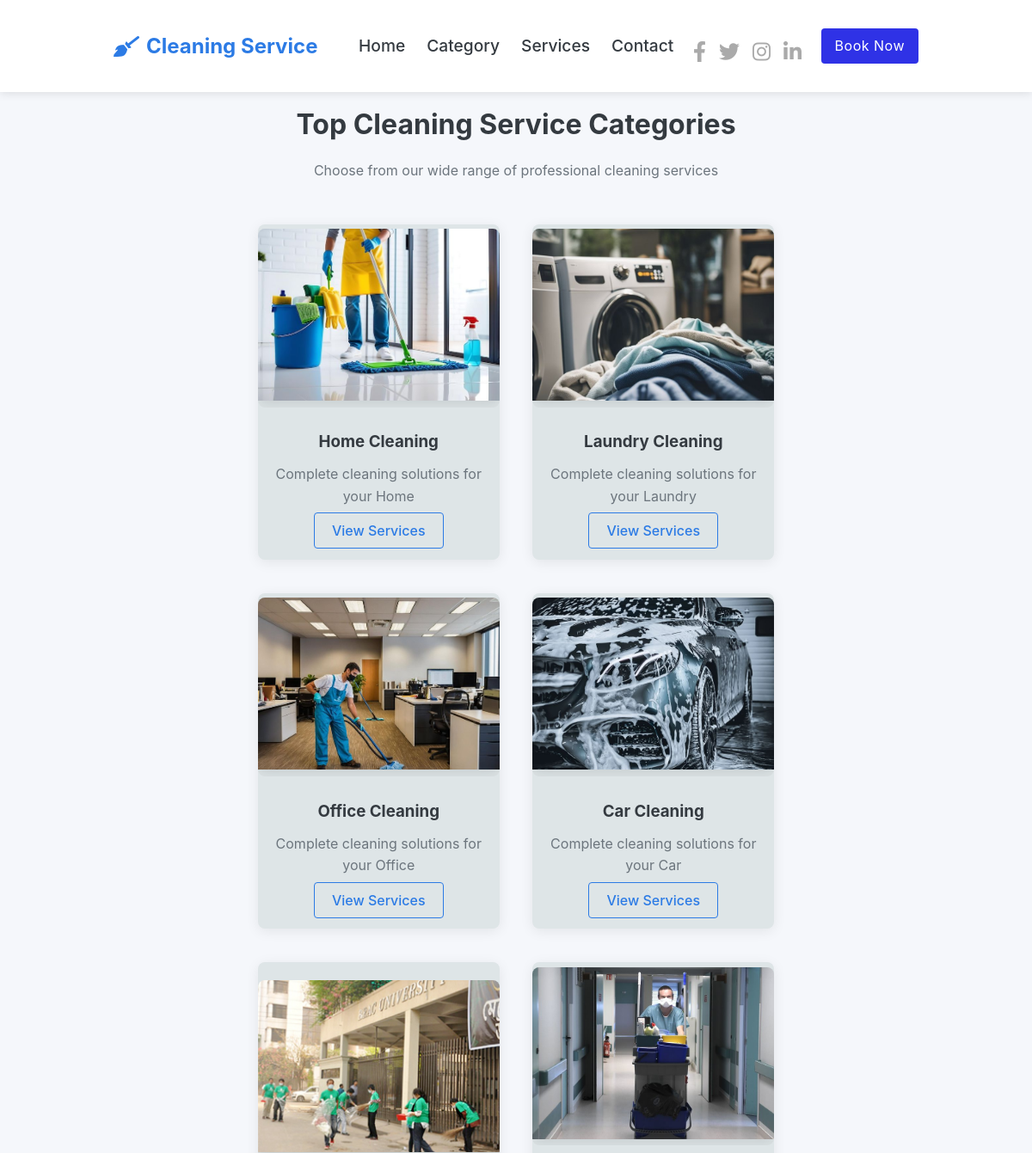
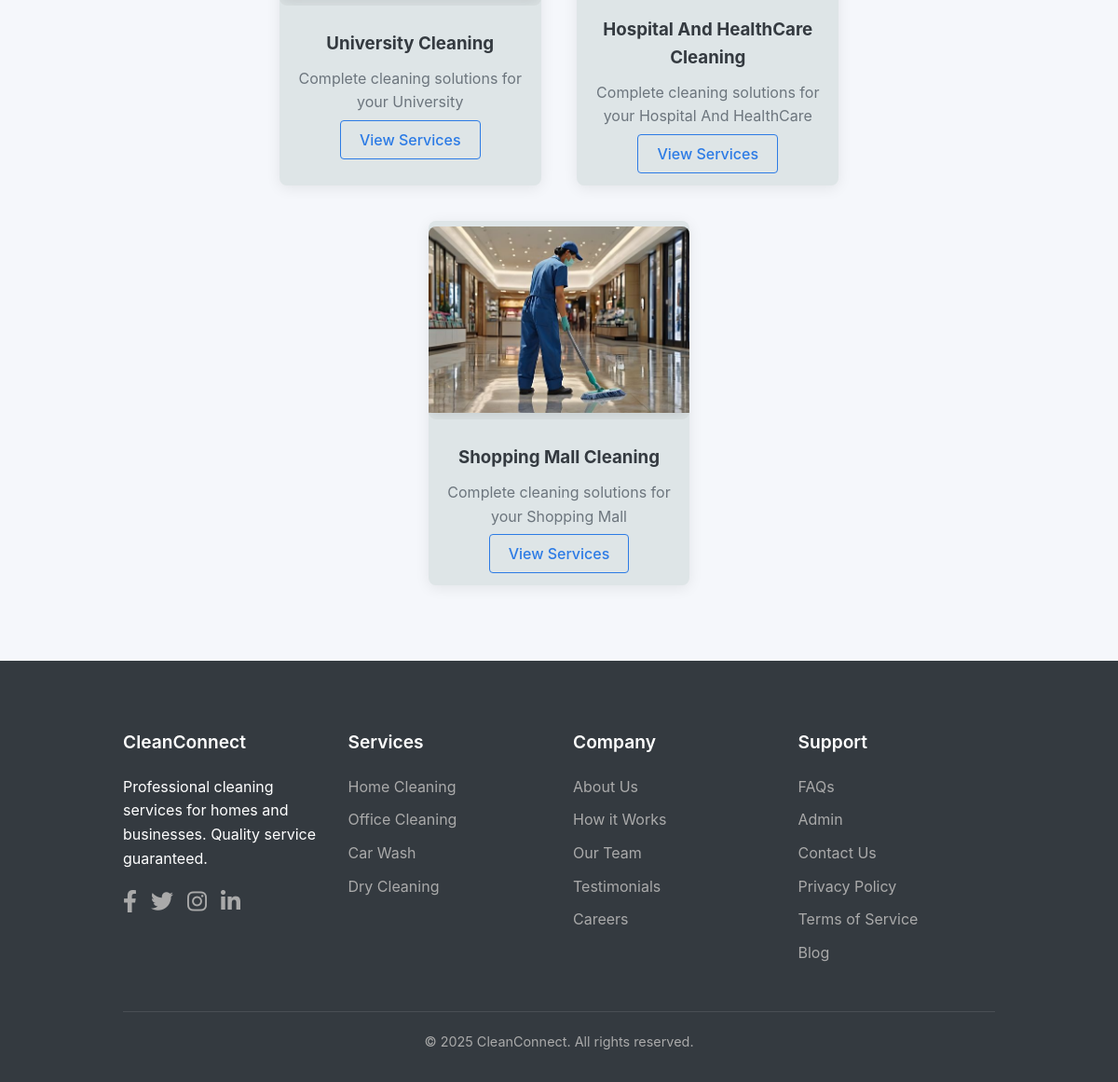
The app's page /category.php with its own data (2 pictures, top to bottom).
### tables this page shows
CREATE TABLE `category` (
  `Id` int(10) NOT NULL,
  `Title` varchar(100) NOT NULL,
  `Image_Name` varchar(255) NOT NULL,
  `Active` varchar(10) NOT NULL
);

### category.php (the view, shortened to what this page needs)
<?php include('partial-front/header.php'); ?>
<section class="container">
      <div class="section-title">
        <h2>Top Cleaning Service Categories</h2>
        <p>Choose from our wide range of professional cleaning services</p>
      </div>
      <div class="categories">
        <?php
          $sql = "SELECT * FROM category WHERE Active = 'Yes'";
          $res=mysqli_query($conn,$sql);
          $count=mysqli_num_rows($res);
          if ($count>0){
            while($rows=mysqli_fetch_assoc($res)){
              $title = $rows['Title'];
              $image_name = $rows['Image_Name'];
              ?>
              <div class="category-card">
              <div class="box-4 float-container">
                <?php
                  if($image_name != ""){
                    ?>
                    <img src="images/category/<?php echo $image_name; ?>" alt="<?php echo $title; ?> Cleaning" class="category-img">
                  <?php
                  } else{
                    echo "No image";
                  }
                ?>
              </div>
              <div class="category-content">
                <h3><?php echo $title; ?> Cleaning</h3>
                <p>Complete cleaning solutions for your <?php echo $title; ?></p>
                <a href="category-services.php?category_title=<?php echo $title; ?>" class="btn btn-outline">View Services</a>
              </div>
          </div>
          <?php
            }
          }
        ?>
      </div>
    </section>
<?php include('partial-front/footer.php'); ?>

### css/styles.css (style rules this page uses)
:root { --primary: #2c7be5; --primary-dark: #1a68d1; --secondary: #6c757d; --light: #f8f9fa; --dark: #343a40; --success: #00d97e; --danger: #e63757; --warning: #f6c343; --info: #39afd1; }
* { margin: 0; padding: 0; box-sizing: border-box; font-family: "Segoe UI", Tahoma, Geneva, Verdana, sans-serif; }
body { background-color: #f5f7fb; color: #333; line-height: 1.6; }
.container { width: 80%; margin: 0 auto; padding: 1%; }
.btn { padding: 10px 20px; border-radius: 4px; font-weight: 500; text-decoration: none; cursor: pointer; transition: all 0.3s; border: none; }
.btn-outline { background-color: transparent; border: 1px solid var(--primary); color: var(--primary); }
.section-title { text-align: center; margin-bottom: 40px; }
.section-title h2 { font-size: 2rem; color: var(--dark); margin-bottom: 15px; }
.section-title p { color: var(--secondary); max-width: 600px; margin: 0 auto; }
.categories { display: flex; flex-wrap: wrap; justify-content: center; gap: 20px; margin-bottom: 60px; }
.category-content { padding: 20px; }
.category-content h3 { margin-bottom: 10px; color: var(--dark); }
.category-content p { color: var(--secondary); margin-bottom: 15px; }
.box-4 { width: 100%; height: auto; float: left; margin: 2%; }
.float-container { position: relative; border-radius: 8px; overflow: hidden; flex-wrap: wrap; }
.category-card { width: 30%; margin: 1%; float: left; background-color: rgb(222, 229, 231); border-radius: 8px; overflow: hidden; box-shadow: 0 3px 15px rgba(0, 0, 0, 0.08); transition: transform 0.3s, box-shadow 0.3s; text-align: center; display: flex; flex-direction: column; align-items: center; justify-content: center; }
.category-img { width: 100%; height: 200px; object-fit: cover; box-shadow: 0 5px 15px rgba(0, 0, 0, 0.1); transition: transform 0.3s ease, box-shadow 0.3s ease; }

### css/admin.css (style rules this page uses)
* { margin: 0; padding: 0; font-family: -apple-system, BlinkMacSystemFont, "Segoe UI", Roboto, Oxygen-Sans, Ubuntu, Cantarell, "Helvetica Neue", sans-serif; }

### records on screen
category: Image_Name (picture), Title "Home"
category: Image_Name (picture), Title "Laundry"
category: Image_Name (picture), Title "Office"
category: Image_Name (picture), Title "Car"
category: Image_Name (picture), Title "University"
category: Image_Name (picture), Title "Hospital And HealthCare"
category: Image_Name (picture), Title "Shopping Mall"
